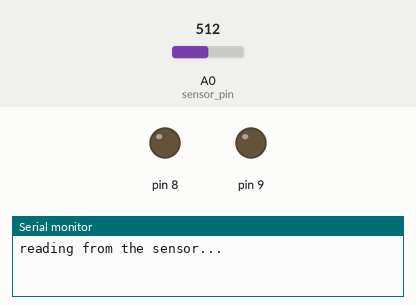
This sketch was run on a simulated Arduino Uno, built with avr-gcc and run on an emulated ATmega328P. Parts: output pins drawn as LEDs (lit = HIGH), the last lines printed to the serial monitor. Inputs (shaded band) come from the test bench; at power-on: A0 (sensor_pin) = 512.

Above: at 0.1 s.
At 2.1 s:
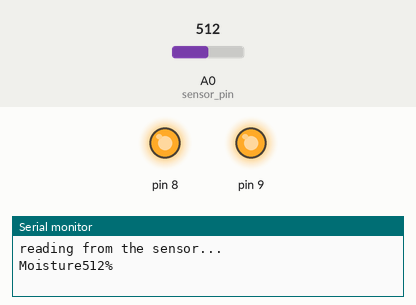
Timing chart, 0 to 3.6 s (numbered marks = the images above):
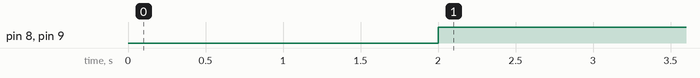

The sketch:

irrigation_system.ino
```cpp
//Arduino code for soil moisture sensor along with the water-pump
int sensor_pin=A0;
int output_value;
int limit=500; //Threshold value
int led=8;
int water_pump=9;
void setup ()
{
Serial.begin(9600); //To observe output in serial monitor.
pinMode (9, OUTPUT);
pinMode (8, OUTPUT);
Serial.println("reading from the sensor...");
delay (2000);
}
void loop ()
{
output_value=analogRead(sensor_pin); //It reads the moisture content from the soil.
Serial.print("Moisture");
Serial.print(output_value);
Serial.print("%");
if(output_value>limit)
{
digitalWrite(9, HIGH); //Water pump turns on.
digitalWrite(8,HIGH); //Led turns on indicating that moisture is low.
}
else
{
digitalWrite(9,LOW);
digitalWrite(8,LOW);
}
delay (1000);
}
```

Measured:
- by itself, pin 8, pin 9: LOW → HIGH at 2.0 s
